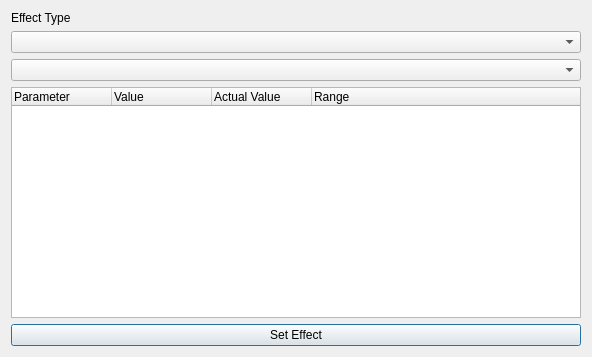
<?xml version="1.0" encoding="UTF-8"?>
<ui version="4.0">
 <class>uiCompactEffectsDialog</class>
 <widget class="QDialog" name="uiCompactEffectsDialog">
  <property name="geometry">
   <rect>
    <x>0</x>
    <y>0</y>
    <width>592</width>
    <height>357</height>
   </rect>
  </property>
  <property name="windowTitle">
   <string>Insertion Compact Effects</string>
  </property>
  <property name="windowIcon">
   <iconset>
    <normaloff>icons/Sound-Mixer-icon.png</normaloff>icons/Sound-Mixer-icon.png</iconset>
  </property>
  <layout class="QVBoxLayout" name="verticalLayout">
   <item>
    <widget class="QLabel" name="uiEffTypeLabel">
     <property name="text">
      <string>Effect Type</string>
     </property>
    </widget>
   </item>
   <item>
    <widget class="QComboBox" name="uiEffectGroupsList"/>
   </item>
   <item>
    <widget class="QComboBox" name="uiEffectTypeList"/>
   </item>
   <item>
    <widget class="QTreeWidget" name="uiEffectParameters">
     <property name="rootIsDecorated">
      <bool>false</bool>
     </property>
     <property name="itemsExpandable">
      <bool>false</bool>
     </property>
     <property name="expandsOnDoubleClick">
      <bool>false</bool>
     </property>
     <property name="columnCount">
      <number>4</number>
     </property>
     <column>
      <property name="text">
       <string>Parameter</string>
      </property>
     </column>
     <column>
      <property name="text">
       <string>Value</string>
      </property>
     </column>
     <column>
      <property name="text">
       <string>Actual Value</string>
      </property>
     </column>
     <column>
      <property name="text">
       <string>Range</string>
      </property>
     </column>
    </widget>
   </item>
   <item>
    <widget class="QPushButton" name="uiToggleEffect">
     <property name="text">
      <string>Set Effect</string>
     </property>
     <property name="checkable">
      <bool>true</bool>
     </property>
    </widget>
   </item>
  </layout>
 </widget>
 <resources/>
 <connections/>
</ui>
